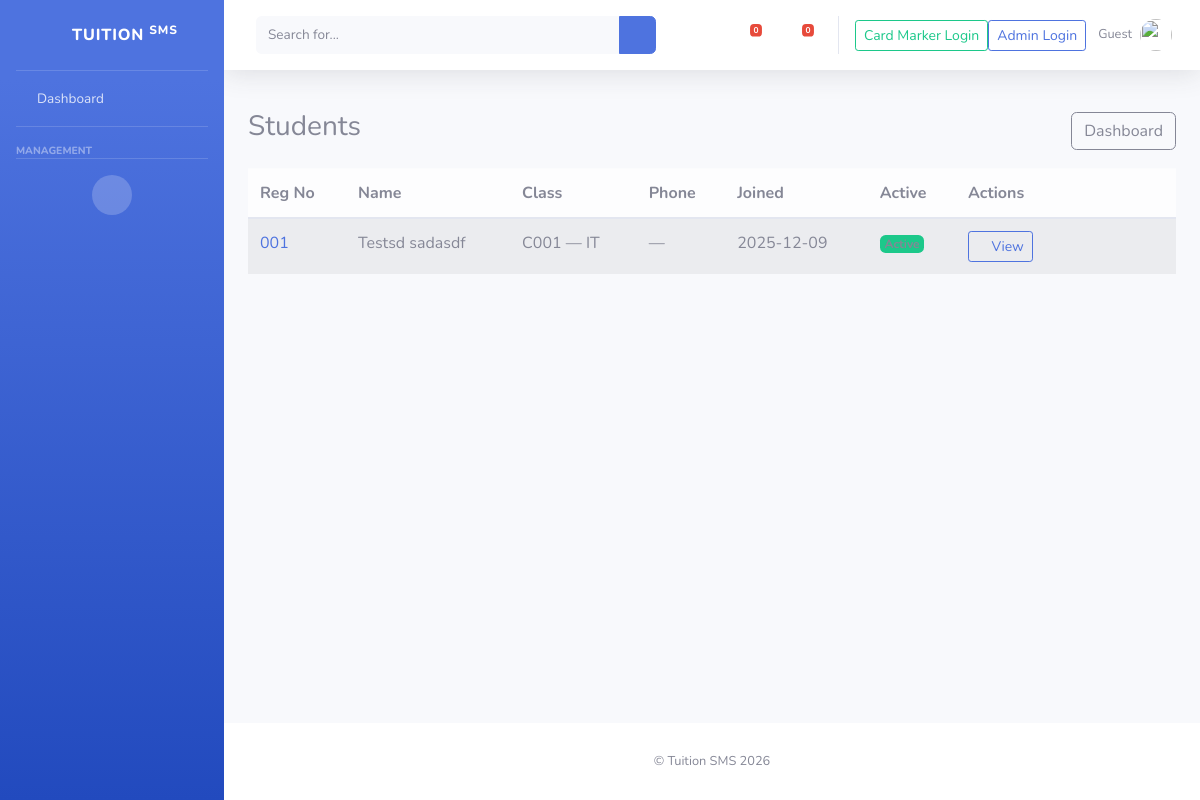
The page /students/ on the database its author committed.
### academic_core/models.py (models this page shows, shortened)
class Student(models.Model):
    reg_no = models.CharField(max_length=30, unique=True)  # Student ID
    profile_photo = models.ImageField(upload_to='students/photos/', null=True, blank=True)
    first_name = models.CharField(max_length=120)
    last_name = models.CharField(max_length=120)
    dob = models.DateField(null=True, blank=True)
    joined_date = models.DateField(default=timezone.now)
    nic = models.CharField(max_length=30, blank=True)
    school = models.CharField(max_length=200, blank=True)
    gender = models.CharField(max_length=10, choices=GENDER_CHOICES, null=True, blank=True)
    current_class = models.ForeignKey(
        TuitionClass,
        on_delete=models.PROTECT,
        null=True,
        blank=True,
        related_name='students'
    )
    address = models.TextField(blank=True)
    phone = models.CharField(max_length=32, blank=True)
    whatsapp = models.CharField(max_length=32, blank=True)
    email = models.EmailField(blank=True, null=True)
    is_active = models.BooleanField(default=True)
    class Meta:
        ordering = ['reg_no']

class TuitionClass(models.Model):
    class_id = models.CharField(max_length=40, unique=True)
    name = models.CharField(max_length=200)
    description = models.TextField(blank=True)
    class_mode = models.CharField(max_length=20, choices=CLASS_MODE_CHOICES, default='group')
    fee_type = models.CharField(max_length=20, choices=FEE_TYPE_CHOICES, default='per_session')
    per_session_fee = models.DecimalField(max_digits=10, decimal_places=2, default=Decimal('0.00'))
    monthly_fee = models.DecimalField(max_digits=10, decimal_places=2, default=Decimal('0.00'))
    class_teacher = models.ForeignKey(
        Teacher,
        on_delete=models.SET_NULL,
        null=True,
        blank=True,
        related_name='tuition_classes'
    )
    capacity = models.PositiveIntegerField(default=10)
    active = models.BooleanField(default=True)
    class Meta:
        ordering = ['class_id']

### academic_core/templates_views.py (the view)
# urls.py: path('students/', tv.StudentListView.as_view(), name='student_list'),
class StudentListView(ListView):
    model = Student
    template_name = 'academic_core/student_list.html'
    context_object_name = 'students'
    queryset = Student.objects.select_related('current_class').order_by('reg_no')

### academic_core/templates/academic_core/student_list.html (shortened to what this page needs)
{% extends "academic_core/base.html" %}
{% block content %}
<div class="d-flex justify-content-between align-items-center mb-3">
  <h3>Students</h3>
  <div class="d-flex gap-2">
    <a class="btn btn-outline-secondary" href="{% url 'academic_core:index' %}">Dashboard</a>
  </div>
</div>
<table class="table table-striped table-hover">
  <thead class="table-light">
    <tr>
      <th>Reg No</th>
      <th>Name</th>
      <th>Class</th>
      <th>Phone</th>
      <th>Joined</th>
      <th>Active</th>
      <th style="width:220px">Actions</th>
    </tr>
  </thead>
  <tbody>
    {% for s in students %}
    <tr>
      <td><a href="{% url 'academic_core:student_detail' s.pk %}">{{ s.reg_no }}</a></td>
      <td>{{ s.first_name }} {{ s.last_name }}</td>
      <td>{% if s.current_class %}{{ s.current_class.class_id }} — {{ s.current_class.name }}{% else %}—{% endif %}</td>
      <td>{{ s.phone|default:"—" }}</td>
      <td>{{ s.joined_date|date:"Y-m-d" }}</td>
      <td>{% if s.is_active %}<span class="badge bg-success">Active</span>{% else %}<span class="badge bg-danger">Inactive</span>{% endif %}</td>
      <td>
        <div class="d-flex gap-1">
          <a class="btn btn-sm btn-outline-primary" href="{% url 'academic_core:student_detail' s.pk %}"><i class="fas fa-eye"></i> View</a>
        </div>
      </td>
    </tr>
    {% empty %}
    <tr>
      <td colspan="7" class="text-center">No students found.</td>
    </tr>
    {% endfor %}
  </tbody>
</table>
{% endblock %}

### rows shown on the page
Student: reg_no "001", first_name "Testsd", last_name "sadasdf", current_class.class_id "C001", current_class.name "IT", phone "—", joined_date "2025-12-09", is_active "Active"

### other values the page prints
{{ alerts_count|default:"0" }} "0"
{{ messages_count|default:"0" }} "0"
